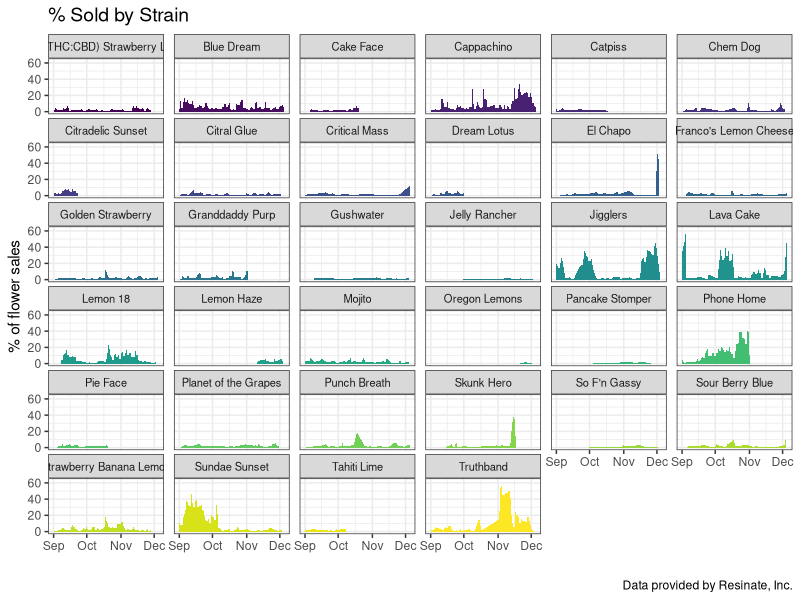
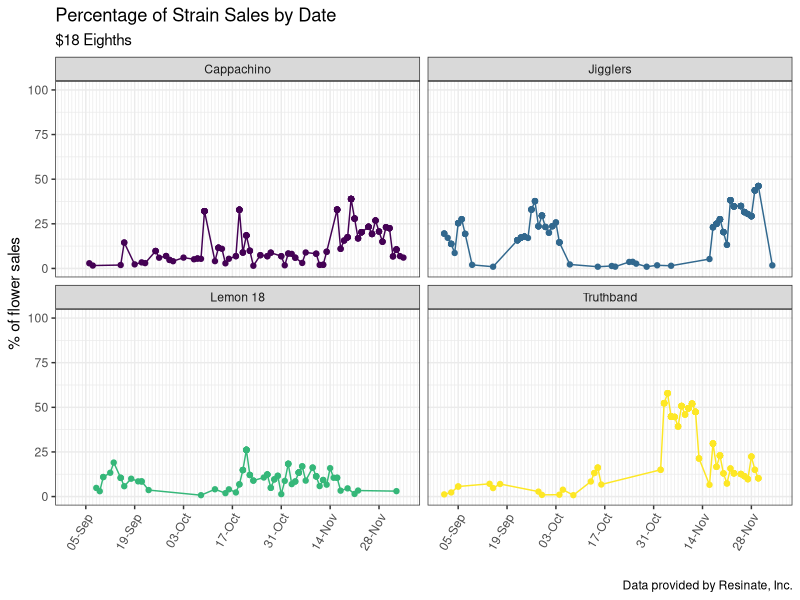
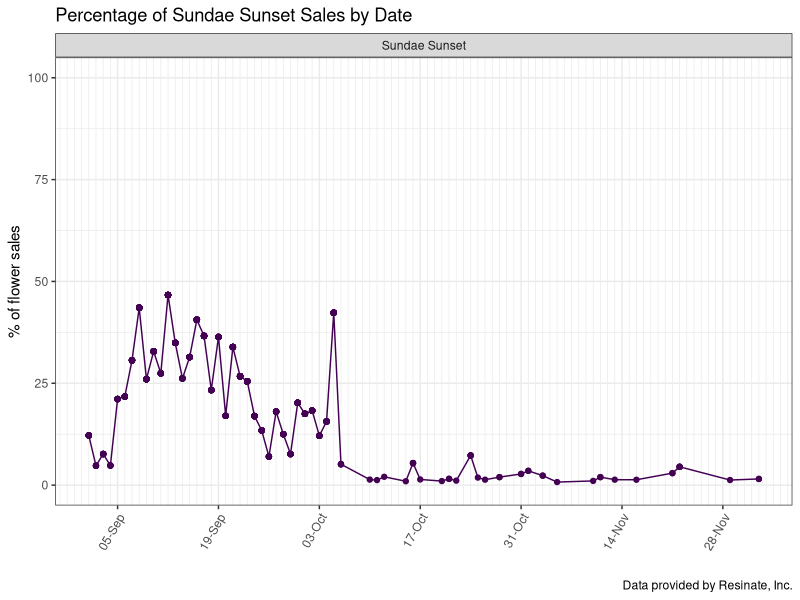

R code for these plots, in order:
## ---- chunk 1
#| label: setup
#| warning: false

library(tidyverse)
library(dplyr)
library(readr)
library(readxl)
library(lubridate)
library(viridis)

knitr::opts_chunk$set(echo = TRUE)
## ---- chunk 2
#| label: read in
#| warning: false

#September transactions read in
transactions_sept_orig <- read_excel("Inventory Transactions Sept_2022.xlsx",
    skip = 5,
    col_names = c("pos_id","product","delete","patient_name","transaction_date","qty_sold","daily_allottment_oz","weight_grams","cost","price","owner_name","owner_location","vendor","sold_by","receipt_no","delete","delete","delete","delete","delete"))%>%
  filter(sold_by != "Michaela Bowen")%>%
  select(!contains("delete"))



#October transactions read in
transactions_oct_orig <- read_excel("Inventory Transactions Oct_2022.xlsx",
    skip = 5,
    col_names = c("pos_id","product","delete","patient_name","transaction_date","qty_sold","daily_allottment_oz","weight_grams","cost","price","owner_name","owner_location","vendor","sold_by","receipt_no","delete","delete","delete","delete","delete"))%>%
  filter(sold_by != "Michaela Bowen")%>%
  select(!contains("delete"))


#November transactions read in
transactions_nov_orig <- read_excel("Inventory Transactions Nov_Current_2022.xlsx",
    skip = 5,
    col_names = c("pos_id","product","delete","patient_name","transaction_date","qty_sold","daily_allottment_oz","weight_grams","cost","price","owner_name","owner_location","vendor","sold_by","receipt_no","delete","delete","delete","delete","delete"))%>%
  filter(sold_by != "Michaela Bowen")%>%
  select(!contains("delete"))



#joint all three dataframes of transactions, also uniting common columns
transactions_fall <- full_join(transactions_sept_orig,transactions_oct_orig, by = 'transaction_date')%>%
  full_join(.,transactions_nov_orig)%>%
  unite("product", c(product, product.x, product.y), na.rm = TRUE)%>%
  unite("pos_id", c(pos_id, pos_id.x, pos_id.y), na.rm = TRUE)%>%
  unite("patient_name", c(patient_name, patient_name.x, patient_name.y), na.rm = TRUE)%>%
  unite("qty_sold", c(qty_sold, qty_sold.x, qty_sold.y), na.rm = TRUE)%>%
  unite("daily_allottment_oz", c(daily_allottment_oz, daily_allottment_oz.x, daily_allottment_oz.y), na.rm = TRUE)%>%
  unite("weight_grams", c(weight_grams, weight_grams.x, weight_grams.y), na.rm = TRUE)%>%
  unite("cost", c(cost, cost.x, cost.y), na.rm = TRUE)%>%
  unite("price", c(price, price.x, price.y), na.rm = TRUE)%>%
  unite("owner_name", c(owner_name, owner_name.x, owner_name.y), na.rm = TRUE)%>%
  unite("owner_location", c(owner_location, owner_location.x, owner_location.y), na.rm = TRUE)%>%
  unite("vendor", c(vendor, vendor.x, vendor.y), na.rm = TRUE)%>%
  unite("sold_by", c(sold_by, sold_by.x, sold_by.y), na.rm = TRUE)%>%
  unite("receipt_no", c(receipt_no, receipt_no.x, receipt_no.y), na.rm = TRUE)
  

  
#mutating necessary columns
transactions_fall <- transactions_fall%>%
#creating date, day, hour, minute, second, columns 
  mutate(
    date = as.Date(transaction_date),
    day = day(transaction_date),
    hour = hour(transaction_date),
    minute = minute(transaction_date),
    second = second(transaction_date))%>%
  mutate(
    format_date = format(date, "%m/%d/%Y"),
    format_hour = paste(hour, minute, second, sep = ":")
  )%>%
#pulling the category abbreviation to determine category and create a category column 
  mutate(
    category = substr(product,1,3),
  )%>%
#changing the abbreviations into full category names
  mutate(
    category_names = case_when(
      category == "FLO" | category == "Flo" ~ "Flower",
      category == "PRJ" & weight_grams == 0.5 ~ "Joint 0.5g",
      category == "PRJ" & weight_grams == 1 ~ "Joint 1g",
      category == "PRJ" & weight_grams == 2.5 ~ "Joint 0.5g 5pk",
      category == "PRJ" ~ "Other Joint",
      category == "EDI" ~ "Edible",
      category == "CON" | category == "Con" | category == "MIP" ~ "Concentrate",
      category == "VAP" | category == "Vap" ~ "Vaporizer",
      category == "ACC" | category == "Pax" | category == "PAX" | category == "Hig" | category == "Bov" ~ "Accessories",
      category == "CLO" | category == "Res" ~ "Clothing",
      category == "HTC" ~ "ignore",
      category == "SAM" ~ "ignore",
      category == "TOP" ~ "Topical",
      category == "REW" ~ "ignore")
  )%>%
#created a logical variable to determine if flower was in house, or 3rd party
  mutate(
    house_product = case_when(
      vendor == "Resinate, Inc." ~ TRUE,
      vendor != "Resinate, Inc." ~ FALSE
    )
)


## ---- chunk 3
#| label: flower_transactions
#| warning: false


#create flower transactions only dataframe 

transactions_flower <- transactions_fall%>%
  filter(category == "FLO")%>%

  #create strain variable  
  
  mutate(
    weight_grams = as.double(weight_grams),
    strain = case_when(
      grepl("Flower", product) & (weight_grams == 1 | weight_grams == 14) ~ (str_extract(product,"(?<=Flower ).+(?= 1)" )),
      grepl("Flower", product) & (weight_grams == 3.5)~ (str_extract(product,"(?<=Flower ).+(?= 3.)" )),
      grepl("Material", product) & (weight_grams == 7)~ (str_extract(product,"(?<=Material ).+(?= 7)" )),
      grepl("Shake", product) & (weight_grams == 7) ~ (str_extract(product,"(?<=Shake ).+(?= 7)" )),
      grepl("Shake", product) & (weight_grams == 1 | weight_grams == 14) ~ (str_extract(product,"(?<=Shake ).+(?= 1)" )),
      grepl("Popcorn", product) ~ (str_extract(product,"(?<=Popcorn ).+(?= 3.)" )),
      grepl("Collective", product) ~ (str_extract(product,"(?<=Collective ).+(?= 3.)" ))
      )
    )%>%
  
  #create total  product sold by strain and date
  
    group_by(strain,date)%>%
    mutate(sold_by_strain = sum(as.double(qty_sold)),
  )%>%
  
  #create total product sold by date

  group_by(date)%>%
    mutate(sold_by_date = sum(as.double(qty_sold)),
  )%>%
  
  mutate(percent_sold = 100*(sold_by_strain/sold_by_date),
        )

## ---- chunk 4
#| label: main visualization 
#| warning: false



percent_strain_day <- transactions_flower%>%
  filter(house_product == TRUE)%>%
  arrange(date, -percent_sold)%>%
  distinct(strain, .keep_all = TRUE)%>%
  ggplot(aes(x = date, y = percent_sold, group = strain, fill = strain)) +
  geom_area() +
  scale_fill_viridis(discrete = TRUE) +
  labs(
    title =  "% Sold by Strain",
    caption = "Data provided by Resinate, Inc."
    )+
  xlab(" ") +
  ylab("% of flower sales") +
  theme_bw() +
  theme(
      legend.position="none",
      panel.spacing = unit(0.2, "lines"),
      panel.spacing.x = unit(.5, "lines"),
      strip.text.x = element_text(size = 8),
      plot.title = element_text(size=14)
    ) +
  scale_x_date(
    date_breaks = "1 month",
    date_labels = "%b"
  ) +
  facet_wrap(~strain)

percent_strain_day
## ---- chunk 5
#| label: individual strain graphs
#| warning: false

best_promo <- transactions_flower%>%
  filter(strain == c("Lemon 18", "Truthband", "Cappachino", "Jigglers"))%>%
  ggplot(aes(x = date, y = percent_sold, group = strain, color = strain)) +
  geom_point(size = 1.5) +
  geom_line() +
  scale_x_date(
    date_labels  = "%d-%b",
    date_breaks = "2 weeks",
    date_minor_breaks = "days"
  ) +
  scale_color_manual(values = c("#440154FF", "#31688EFF", "#35B779FF", "#FDE725FF")) +
  labs(
        title =  "Percentage of Strain Sales by Date",
        subtitle = "$18 Eighths",
       caption = "Data provided by Resinate, Inc.")+
  xlab(" ") +
  ylab("% of flower sales") +
  ylim(0,100) +
  theme_bw() +
  theme(
    legend.position = "none",
    axis.text.x = element_text(angle = 60, hjust = 1)
    ) +
  facet_wrap(~strain)

best_promo

## ---- chunk 6

sundae_sunset_transactions <- transactions_flower%>%
  filter(strain == "Sundae Sunset")%>%
  ggplot(aes(x = date, y = percent_sold, group = strain, color = strain)) +
  geom_point(size = 1.5) +
  geom_line() +
  scale_x_date(
    date_labels  = "%d-%b",
    date_breaks = "2 weeks",
    date_minor_breaks = "days"
  ) +
  scale_color_manual(values = "#440154FF") +
  labs(
        title =  "Percentage of Sundae Sunset Sales by Date",
       caption = "Data provided by Resinate, Inc.")+
  xlab(" ") +
  ylab("% of flower sales") +
  ylim(0,100) +
  theme_bw() +
  theme(
    legend.position = "none",
    axis.text.x = element_text(angle = 60, hjust = 1)
    ) +
  facet_wrap(~strain)

sundae_sunset_transactions
